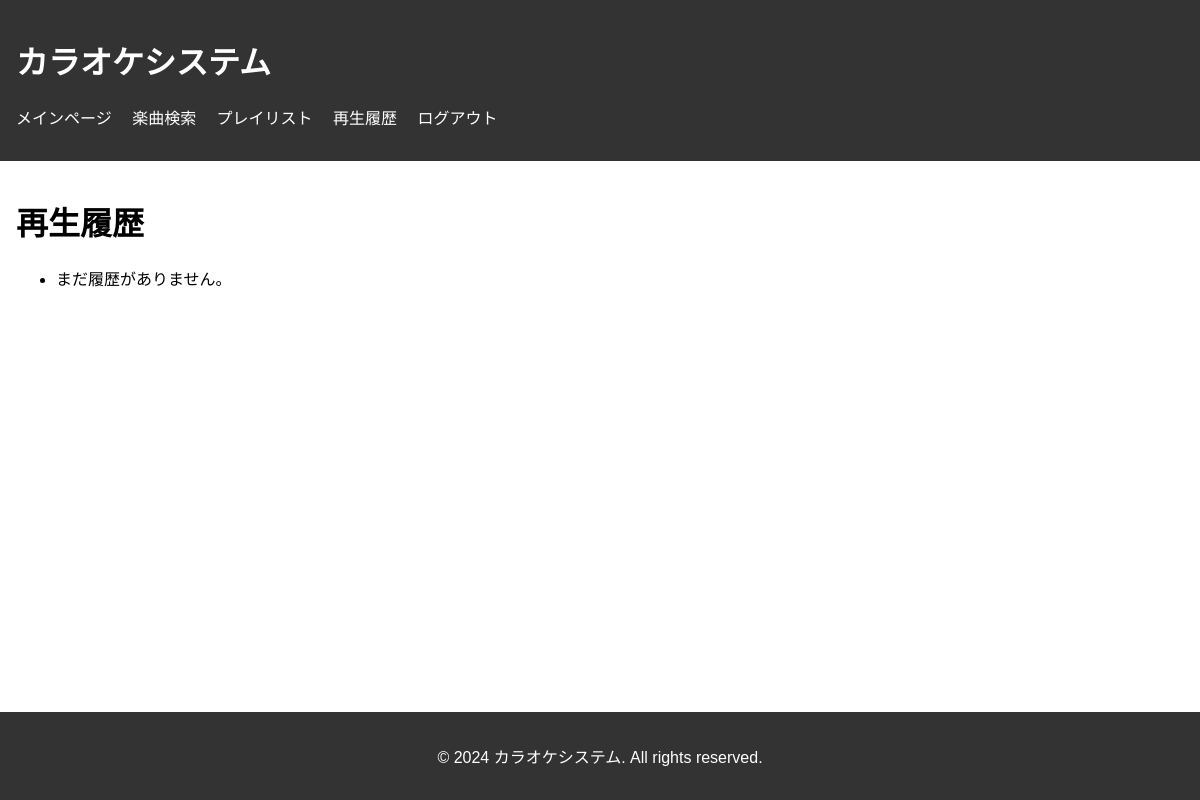
Before: /history/ (signed in) with the older database file.
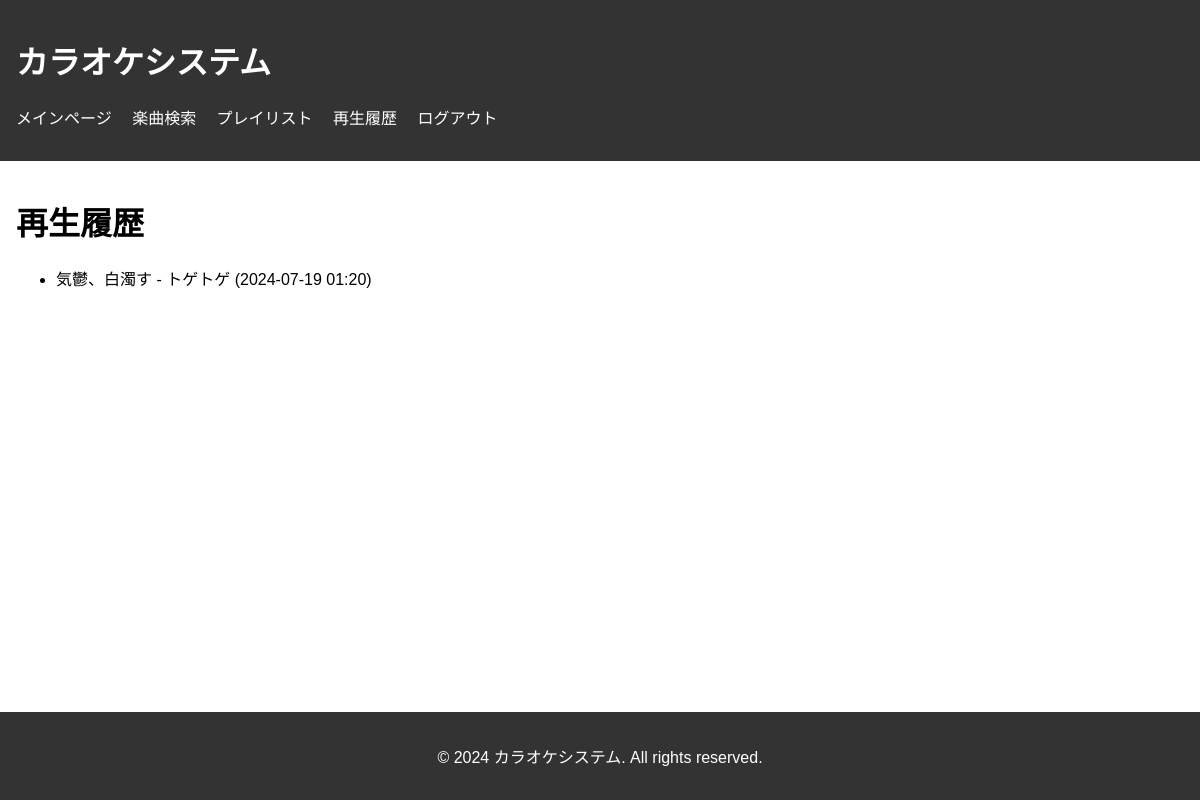
After: the same page with the newer database file.
### karaoke/models/history.py (models this page shows, shortened)
class History(models.Model):
    historyid = models.AutoField(primary_key=True)
    user = models.ForeignKey(settings.AUTH_USER_MODEL, on_delete=models.CASCADE)
    song = models.ForeignKey(Song, on_delete=models.CASCADE)
    order_time = models.DateTimeField(auto_now_add=True)

### karaoke/models/song.py (models this page shows, shortened)
class Song(models.Model):
    songid = models.AutoField(primary_key=True)
    title = models.CharField(max_length=200)
    artist = models.CharField(max_length=200)
    album = models.CharField(max_length=200, null=True, blank=True)
    file_path = models.FileField(upload_to='songs/')

### karaoke/views.py (the view)
# urls.py: path('history/', views.view_history, name='view_history'),
@login_required
def view_history(request):
    user_history = History.objects.filter(user=request.user).order_by('-order_time')
    context = {
        'history': user_history
    }
    return render(request, 'history.html', context)

### karaoke/templates/history.html (shortened to what this page needs)
{% extends 'base.html' %}
{% block content %}
<h1>再生履歴</h1>
<ul>
    {% for item in history %}
    <li>
        {{ item.song.title }} - {{ item.song.artist }} ({{ item.order_time|date:"Y-m-d H:i" }})
    </li>
    {% empty %}
    <li>まだ履歴がありません。</li>
    {% endfor %}
</ul>
{% endblock %}

Changed rows visible on the page:
added History: song "気鬱、白濁す", song.artist "トゲトゲ", order_time "2024-07-19 01:20"
Other visible differences:
text no longer shown: "まだ履歴がありません。"
